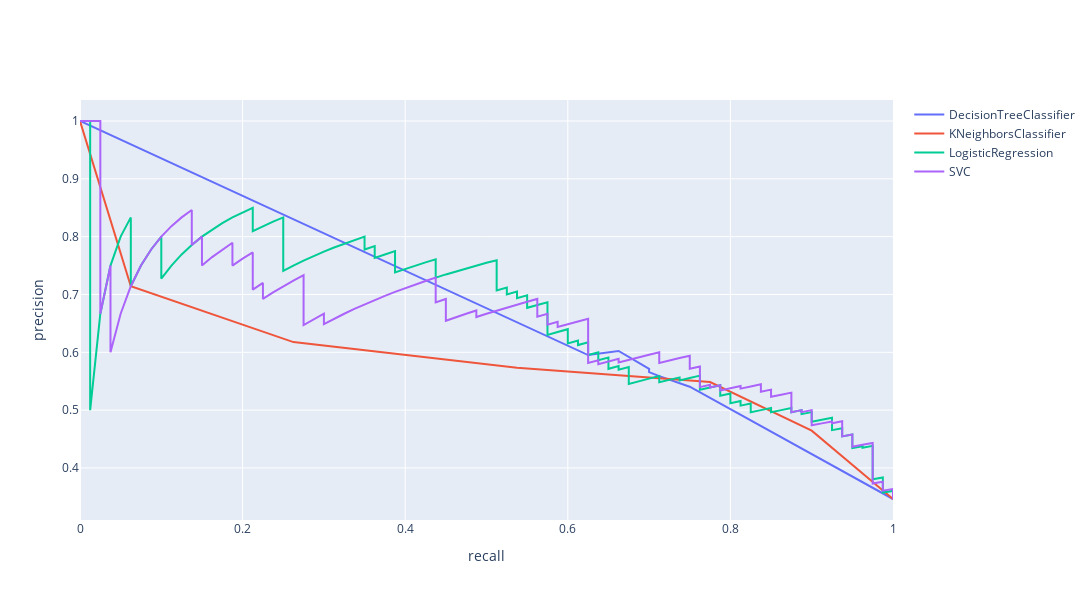
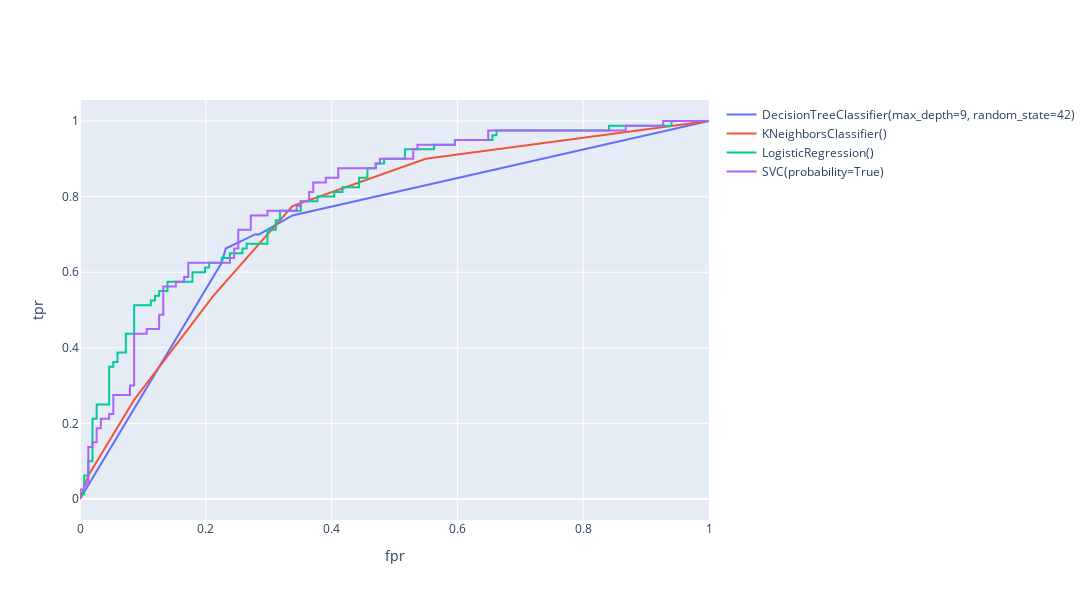

Notebook cell for these charts, in order:
### Code cell
from sklearn.tree import DecisionTreeClassifier
from sklearn.neighbors import KNeighborsClassifier
from sklearn.svm import SVC
from sklearn.linear_model import LogisticRegression
from sklearn.datasets import fetch_openml
from sklearn.model_selection import train_test_split
from sklearn.preprocessing import StandardScaler
from sklearn.metrics import roc_auc_score, precision_recall_curve, auc, roc_curve,precision_score,recall_score,f1_score
import plotly.graph_objs as go




data = fetch_openml(data_id=42608)
X, y = data['data'].drop(columns='Outcome').values, data['data']['Outcome'].astype(int).values
scaler = StandardScaler()

tree = DecisionTreeClassifier(max_depth= 9, random_state= 42)
knn = KNeighborsClassifier(n_neighbors=5)
lr = LogisticRegression()
svm = SVC(probability=True)
models =[tree,knn,lr,svm]

x_train, x_test, y_train, y_test = train_test_split(X,y,random_state= 42, test_size= 0.3)
x_train = scaler.fit_transform(x_train)
x_test = scaler.transform(x_test)

predictions = {}
rocScores = {}
prScores = {}
preds = {}
layout = go.Layout(autosize = False, width = 1200, height= 600, xaxis_title='recall', yaxis_title='precision')
fig_1 = go.Figure(layout= layout)
fig_2 = go.Figure(layout=layout)
for model in models: # Считаем для каждой модели предсказание и метрики, добавляем зависимости соответсвующие различным моделям на график
    model.fit(x_train,y_train)
    predictions[type(model).__name__] = model.predict_proba(x_test)[:,1] 
    preds[type(model).__name__] = model.predict(x_test) 
    prec,rec,thresholds = precision_recall_curve(y_test,predictions[type(model).__name__])

    print(f1_score(y_test,preds[type(model).__name__]),recall_score(y_test,preds[type(model).__name__]),f1(y_test,preds[type(model).__name__]),recall(y_test,preds[type(model).__name__]))
    
    fig_1.add_trace(go.Scatter(x = rec, y = prec, mode= 'lines', name = type(model).__name__))

    prScores[type(model).__name__] = auc(rec,prec)
    rocScores[type(model).__name__] = roc_auc_score(y_test,predictions[type(model).__name__])
    fpr, tpr, thresholds = roc_curve(y_test, predictions[type(model).__name__])

    fig_2.add_trace(go.Scatter(x =fpr, y = tpr, mode= 'lines', name= str(model)  ))
fig_1.show()
fig_2.update_layout(xaxis_title = 'fpr', yaxis_title = 'tpr' )
fig_2.show()
prScores = dict(sorted(prScores.items(), key = lambda x: x[1],reverse=True))
rocScores = dict(sorted(rocScores.items(), key = lambda x: x[1], reverse=True))
print(prScores,'\n'*2,rocScores)

### Figure 1 — Plotly figure (JSON) as saved in the notebook; plotly's stock layout.template omitted (floating-point values rounded to 4 significant figures; data arrays with more than 128 entries replaced by an {"elided": "..."} marker saying what was removed)
{"data": [{"mode": "lines", "name": "DecisionTreeClassifier", "type": "scatter", "x": [1, 0.75, 0.7125, 0.7, 0.7, 0.6625, 0.625, 0], "y": [0.3463, 0.5405, 0.5588, 0.5657, 0.5714, 0.6023, 0.5952, 1]}, {"mode": "lines", "name": "KNeighborsClassifier", "type": "scatter", "x": [1, 0.9, 0.775, 0.5375, 0.2625, 0.0625, 0], "y": [0.3463, 0.4645, 0.5487, 0.5733, 0.6176, 0.7143, 1]}, {"mode": "lines", "name": "LogisticRegression", "type": "scatter", "x": {"elided": "232 float values"}, "y": {"elided": "232 float values"}}, {"mode": "lines", "name": "SVC", "type": "scatter", "x": {"elided": "232 float values"}, "y": {"elided": "232 float values"}}], "layout": {"autosize": false, "height": 600, "width": 1200, "xaxis": {"title": {"text": "recall"}}, "yaxis": {"title": {"text": "precision"}}}}

### Figure 2 — Plotly figure (JSON) as saved in the notebook; plotly's stock layout.template omitted (floating-point values rounded to 4 significant figures)
{"data": [{"mode": "lines", "name": "DecisionTreeClassifier(max_depth=9, random_state=42)", "type": "scatter", "x": [0, 0.2252, 0.2318, 0.2781, 0.2848, 0.298, 0.3377, 1], "y": [0, 0.625, 0.6625, 0.7, 0.7, 0.7125, 0.75, 1]}, {"mode": "lines", "name": "KNeighborsClassifier()", "type": "scatter", "x": [0, 0.01325, 0.08609, 0.2119, 0.3377, 0.5497, 1], "y": [0, 0.0625, 0.2625, 0.5375, 0.775, 0.9, 1]}, {"mode": "lines", "name": "LogisticRegression()", "type": "scatter", "x": [0, 0, 0.006623, 0.006623, 0.01325, 0.01325, 0.01987, 0.01987, 0.02649, 0.02649, 0.04636, 0.04636, 0.05298, 0.05298, 0.0596, 0.0596, 0.07285, 0.07285, 0.08609, 0.08609, 0.1126, 0.1126, 0.1192, 0.1192, 0.1258, 0.1258, 0.1391, 0.1391, 0.1788, 0.1788, 0.1987, 0.1987, 0.2053, 0.2053, 0.2252, 0.2252, 0.2384, 0.2384, 0.2583, 0.2583, 0.2649, 0.2649, 0.298, 0.298, 0.3113, 0.3113, 0.3179, 0.3179, 0.351, 0.351, 0.3775, 0.3775, 0.404, 0.404, 0.4172, 0.4172, 0.4437, 0.4437, 0.457, 0.457, 0.4702, 0.4702, 0.4834, 0.4834, 0.5166, 0.5166, 0.5629, 0.5629, 0.596, 0.596, 0.6556, 0.6556, 0.6623, 0.6623, 0.8411, 0.8411, 0.9404, 0.9404, 1], "y": [0, 0.0125, 0.0125, 0.0625, 0.0625, 0.1, 0.1, 0.2125, 0.2125, 0.25, 0.25, 0.35, 0.35, 0.3625, 0.3625, 0.3875, 0.3875, 0.4375, 0.4375, 0.5125, 0.5125, 0.525, 0.525, 0.5375, 0.5375, 0.55, 0.55, 0.575, 0.575, 0.6, 0.6, 0.6125, 0.6125, 0.625, 0.625, 0.6375, 0.6375, 0.65, 0.65, 0.6625, 0.6625, 0.675, 0.675, 0.7125, 0.7125, 0.7375, 0.7375, 0.7625, 0.7625, 0.7875, 0.7875, 0.8, 0.8, 0.8125, 0.8125, 0.825, 0.825, 0.85, 0.85, 0.875, 0.875, 0.8875, 0.8875, 0.9, 0.9, 0.925, 0.925, 0.9375, 0.9375, 0.95, 0.95, 0.9625, 0.9625, 0.975, 0.975, 0.9875, 0.9875, 1, 1]}, {"mode": "lines", "name": "SVC(probability=True)", "type": "scatter", "x": [0, 0, 0, 0.006623, 0.006623, 0.01325, 0.01325, 0.01987, 0.01987, 0.02649, 0.02649, 0.03311, 0.03311, 0.04636, 0.04636, 0.05298, 0.05298, 0.07947, 0.07947, 0.08609, 0.08609, 0.106, 0.106, 0.1258, 0.1258, 0.1325, 0.1325, 0.1523, 0.1523, 0.1656, 0.1656, 0.1722, 0.1722, 0.2384, 0.2384, 0.245, 0.245, 0.2517, 0.2517, 0.2715, 0.2715, 0.298, 0.298, 0.3444, 0.3444, 0.351, 0.351, 0.3642, 0.3642, 0.3709, 0.3709, 0.3907, 0.3907, 0.4106, 0.4106, 0.4702, 0.4702, 0.4768, 0.4768, 0.5298, 0.5298, 0.5364, 0.5364, 0.596, 0.596, 0.649, 0.649, 0.8675, 0.8675, 0.9272, 0.9272, 1], "y": [0, 0.0125, 0.025, 0.025, 0.0375, 0.0375, 0.1375, 0.1375, 0.15, 0.15, 0.1875, 0.1875, 0.2125, 0.2125, 0.225, 0.225, 0.275, 0.275, 0.3, 0.3, 0.4375, 0.4375, 0.45, 0.45, 0.4875, 0.4875, 0.5625, 0.5625, 0.575, 0.575, 0.5875, 0.5875, 0.625, 0.625, 0.6375, 0.6375, 0.6625, 0.6625, 0.7125, 0.7125, 0.75, 0.75, 0.7625, 0.7625, 0.775, 0.775, 0.7875, 0.7875, 0.8125, 0.8125, 0.8375, 0.8375, 0.85, 0.85, 0.875, 0.875, 0.8875, 0.8875, 0.9, 0.9, 0.925, 0.925, 0.9375, 0.9375, 0.95, 0.95, 0.975, 0.975, 0.9875, 0.9875, 1, 1]}], "layout": {"autosize": false, "height": 600, "width": 1200, "xaxis": {"title": {"text": "fpr"}}, "yaxis": {"title": {"text": "tpr"}}}}
